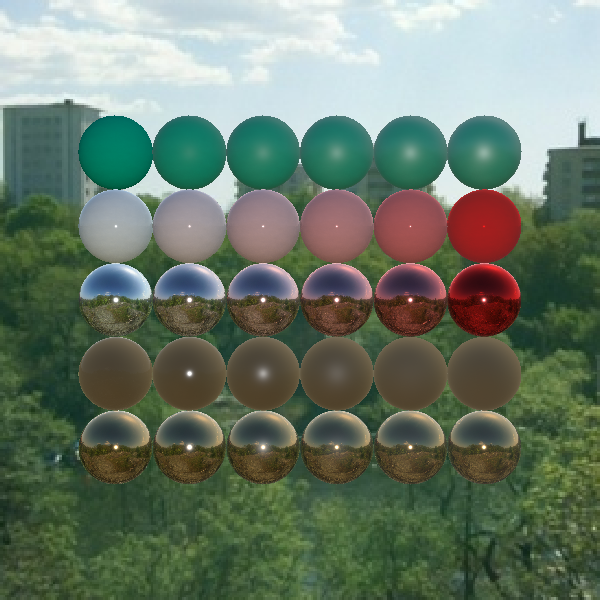

This chart was generated by the following Python code:
#!/usr/bin/env python

# Demonstrate PBR clear coat materials with varying coat roughness and strength using a skybox.

import vtkmodules.vtkInteractionStyle  # noqa: F401
import vtkmodules.vtkRenderingOpenGL2  # noqa: F401

import os

from vtkmodules.vtkFiltersSources import vtkSphereSource
from vtkmodules.vtkIOImage import vtkJPEGReader
from vtkmodules.vtkImagingCore import vtkImageFlip
from vtkmodules.vtkRenderingCore import (
    vtkActor,
    vtkPolyDataMapper,
    vtkRenderWindow,
    vtkRenderWindowInteractor,
    vtkRenderer,
    vtkSkybox,
    vtkTexture,
)

data_dir = os.environ.get("VPE_DATA_DIR", os.path.dirname(os.path.abspath(__file__)))

# Cubemap environment texture
cubemap = vtkTexture()
cubemap.CubeMapOn()

jpg_px = vtkJPEGReader()
jpg_px.SetFileName(os.path.join(data_dir, "skybox", "posx.jpg"))
flip_px = vtkImageFlip()
flip_px.SetInputConnection(jpg_px.GetOutputPort())
flip_px.SetFilteredAxis(1)
cubemap.SetInputConnection(0, flip_px.GetOutputPort())

jpg_nx = vtkJPEGReader()
jpg_nx.SetFileName(os.path.join(data_dir, "skybox", "negx.jpg"))
flip_nx = vtkImageFlip()
flip_nx.SetInputConnection(jpg_nx.GetOutputPort())
flip_nx.SetFilteredAxis(1)
cubemap.SetInputConnection(1, flip_nx.GetOutputPort())

jpg_py = vtkJPEGReader()
jpg_py.SetFileName(os.path.join(data_dir, "skybox", "posy.jpg"))
flip_py = vtkImageFlip()
flip_py.SetInputConnection(jpg_py.GetOutputPort())
flip_py.SetFilteredAxis(1)
cubemap.SetInputConnection(2, flip_py.GetOutputPort())

jpg_ny = vtkJPEGReader()
jpg_ny.SetFileName(os.path.join(data_dir, "skybox", "negy.jpg"))
flip_ny = vtkImageFlip()
flip_ny.SetInputConnection(jpg_ny.GetOutputPort())
flip_ny.SetFilteredAxis(1)
cubemap.SetInputConnection(3, flip_ny.GetOutputPort())

jpg_pz = vtkJPEGReader()
jpg_pz.SetFileName(os.path.join(data_dir, "skybox", "posz.jpg"))
flip_pz = vtkImageFlip()
flip_pz.SetInputConnection(jpg_pz.GetOutputPort())
flip_pz.SetFilteredAxis(1)
cubemap.SetInputConnection(4, flip_pz.GetOutputPort())

jpg_nz = vtkJPEGReader()
jpg_nz.SetFileName(os.path.join(data_dir, "skybox", "negz.jpg"))
flip_nz = vtkImageFlip()
flip_nz.SetInputConnection(jpg_nz.GetOutputPort())
flip_nz.SetFilteredAxis(1)
cubemap.SetInputConnection(5, flip_nz.GetOutputPort())

# Sphere source
sphere = vtkSphereSource()
sphere.SetThetaResolution(75)
sphere.SetPhiResolution(75)

mapper = vtkPolyDataMapper()
mapper.SetInputConnection(sphere.GetOutputPort())

# Row 0: copper metallic, coat strength=1, varying coat roughness, roughness=0.1
actor_r0_0 = vtkActor()
actor_r0_0.SetPosition(0, 0.0, 0.0)
actor_r0_0.SetMapper(mapper)
actor_r0_0.GetProperty().SetInterpolationToPBR()
actor_r0_0.GetProperty().SetColor(0.72, 0.45, 0.2)
actor_r0_0.GetProperty().SetMetallic(1.0)
actor_r0_0.GetProperty().SetRoughness(0.1)
actor_r0_0.GetProperty().SetCoatStrength(1.0)
actor_r0_0.GetProperty().SetCoatRoughness(0.0)

actor_r0_1 = vtkActor()
actor_r0_1.SetPosition(1, 0.0, 0.0)
actor_r0_1.SetMapper(mapper)
actor_r0_1.GetProperty().SetInterpolationToPBR()
actor_r0_1.GetProperty().SetColor(0.72, 0.45, 0.2)
actor_r0_1.GetProperty().SetMetallic(1.0)
actor_r0_1.GetProperty().SetRoughness(0.1)
actor_r0_1.GetProperty().SetCoatStrength(1.0)
actor_r0_1.GetProperty().SetCoatRoughness(0.2)

actor_r0_2 = vtkActor()
actor_r0_2.SetPosition(2, 0.0, 0.0)
actor_r0_2.SetMapper(mapper)
actor_r0_2.GetProperty().SetInterpolationToPBR()
actor_r0_2.GetProperty().SetColor(0.72, 0.45, 0.2)
actor_r0_2.GetProperty().SetMetallic(1.0)
actor_r0_2.GetProperty().SetRoughness(0.1)
actor_r0_2.GetProperty().SetCoatStrength(1.0)
actor_r0_2.GetProperty().SetCoatRoughness(0.4)

actor_r0_3 = vtkActor()
actor_r0_3.SetPosition(3, 0.0, 0.0)
actor_r0_3.SetMapper(mapper)
actor_r0_3.GetProperty().SetInterpolationToPBR()
actor_r0_3.GetProperty().SetColor(0.72, 0.45, 0.2)
actor_r0_3.GetProperty().SetMetallic(1.0)
actor_r0_3.GetProperty().SetRoughness(0.1)
actor_r0_3.GetProperty().SetCoatStrength(1.0)
actor_r0_3.GetProperty().SetCoatRoughness(0.6)

actor_r0_4 = vtkActor()
actor_r0_4.SetPosition(4, 0.0, 0.0)
actor_r0_4.SetMapper(mapper)
actor_r0_4.GetProperty().SetInterpolationToPBR()
actor_r0_4.GetProperty().SetColor(0.72, 0.45, 0.2)
actor_r0_4.GetProperty().SetMetallic(1.0)
actor_r0_4.GetProperty().SetRoughness(0.1)
actor_r0_4.GetProperty().SetCoatStrength(1.0)
actor_r0_4.GetProperty().SetCoatRoughness(0.8)

actor_r0_5 = vtkActor()
actor_r0_5.SetPosition(5, 0.0, 0.0)
actor_r0_5.SetMapper(mapper)
actor_r0_5.GetProperty().SetInterpolationToPBR()
actor_r0_5.GetProperty().SetColor(0.72, 0.45, 0.2)
actor_r0_5.GetProperty().SetMetallic(1.0)
actor_r0_5.GetProperty().SetRoughness(0.1)
actor_r0_5.GetProperty().SetCoatStrength(1.0)
actor_r0_5.GetProperty().SetCoatRoughness(1.0)

# Row 1: copper metallic, coat strength=1, varying coat roughness, roughness=1.0
actor_r1_0 = vtkActor()
actor_r1_0.SetPosition(0, 1.0, 0.0)
actor_r1_0.SetMapper(mapper)
actor_r1_0.GetProperty().SetInterpolationToPBR()
actor_r1_0.GetProperty().SetColor(0.72, 0.45, 0.2)
actor_r1_0.GetProperty().SetMetallic(1.0)
actor_r1_0.GetProperty().SetRoughness(1.0)
actor_r1_0.GetProperty().SetCoatStrength(1.0)
actor_r1_0.GetProperty().SetCoatRoughness(0.0)

actor_r1_1 = vtkActor()
actor_r1_1.SetPosition(1, 1.0, 0.0)
actor_r1_1.SetMapper(mapper)
actor_r1_1.GetProperty().SetInterpolationToPBR()
actor_r1_1.GetProperty().SetColor(0.72, 0.45, 0.2)
actor_r1_1.GetProperty().SetMetallic(1.0)
actor_r1_1.GetProperty().SetRoughness(1.0)
actor_r1_1.GetProperty().SetCoatStrength(1.0)
actor_r1_1.GetProperty().SetCoatRoughness(0.2)

actor_r1_2 = vtkActor()
actor_r1_2.SetPosition(2, 1.0, 0.0)
actor_r1_2.SetMapper(mapper)
actor_r1_2.GetProperty().SetInterpolationToPBR()
actor_r1_2.GetProperty().SetColor(0.72, 0.45, 0.2)
actor_r1_2.GetProperty().SetMetallic(1.0)
actor_r1_2.GetProperty().SetRoughness(1.0)
actor_r1_2.GetProperty().SetCoatStrength(1.0)
actor_r1_2.GetProperty().SetCoatRoughness(0.4)

actor_r1_3 = vtkActor()
actor_r1_3.SetPosition(3, 1.0, 0.0)
actor_r1_3.SetMapper(mapper)
actor_r1_3.GetProperty().SetInterpolationToPBR()
actor_r1_3.GetProperty().SetColor(0.72, 0.45, 0.2)
actor_r1_3.GetProperty().SetMetallic(1.0)
actor_r1_3.GetProperty().SetRoughness(1.0)
actor_r1_3.GetProperty().SetCoatStrength(1.0)
actor_r1_3.GetProperty().SetCoatRoughness(0.6)

actor_r1_4 = vtkActor()
actor_r1_4.SetPosition(4, 1.0, 0.0)
actor_r1_4.SetMapper(mapper)
actor_r1_4.GetProperty().SetInterpolationToPBR()
actor_r1_4.GetProperty().SetColor(0.72, 0.45, 0.2)
actor_r1_4.GetProperty().SetMetallic(1.0)
actor_r1_4.GetProperty().SetRoughness(1.0)
actor_r1_4.GetProperty().SetCoatStrength(1.0)
actor_r1_4.GetProperty().SetCoatRoughness(0.8)

actor_r1_5 = vtkActor()
actor_r1_5.SetPosition(5, 1.0, 0.0)
actor_r1_5.SetMapper(mapper)
actor_r1_5.GetProperty().SetInterpolationToPBR()
actor_r1_5.GetProperty().SetColor(0.72, 0.45, 0.2)
actor_r1_5.GetProperty().SetMetallic(1.0)
actor_r1_5.GetProperty().SetRoughness(1.0)
actor_r1_5.GetProperty().SetCoatStrength(1.0)
actor_r1_5.GetProperty().SetCoatRoughness(1.0)

# Row 2: metallic, red coat color, varying coat strength
actor_r2_0 = vtkActor()
actor_r2_0.SetPosition(0, 2.0, 0.0)
actor_r2_0.SetMapper(mapper)
actor_r2_0.GetProperty().SetInterpolationToPBR()
actor_r2_0.GetProperty().SetMetallic(1.0)
actor_r2_0.GetProperty().SetRoughness(0.1)
actor_r2_0.GetProperty().SetCoatColor(1.0, 0.0, 0.0)
actor_r2_0.GetProperty().SetCoatRoughness(0.1)
actor_r2_0.GetProperty().SetCoatStrength(0.0)

actor_r2_1 = vtkActor()
actor_r2_1.SetPosition(1, 2.0, 0.0)
actor_r2_1.SetMapper(mapper)
actor_r2_1.GetProperty().SetInterpolationToPBR()
actor_r2_1.GetProperty().SetMetallic(1.0)
actor_r2_1.GetProperty().SetRoughness(0.1)
actor_r2_1.GetProperty().SetCoatColor(1.0, 0.0, 0.0)
actor_r2_1.GetProperty().SetCoatRoughness(0.1)
actor_r2_1.GetProperty().SetCoatStrength(0.2)

actor_r2_2 = vtkActor()
actor_r2_2.SetPosition(2, 2.0, 0.0)
actor_r2_2.SetMapper(mapper)
actor_r2_2.GetProperty().SetInterpolationToPBR()
actor_r2_2.GetProperty().SetMetallic(1.0)
actor_r2_2.GetProperty().SetRoughness(0.1)
actor_r2_2.GetProperty().SetCoatColor(1.0, 0.0, 0.0)
actor_r2_2.GetProperty().SetCoatRoughness(0.1)
actor_r2_2.GetProperty().SetCoatStrength(0.4)

actor_r2_3 = vtkActor()
actor_r2_3.SetPosition(3, 2.0, 0.0)
actor_r2_3.SetMapper(mapper)
actor_r2_3.GetProperty().SetInterpolationToPBR()
actor_r2_3.GetProperty().SetMetallic(1.0)
actor_r2_3.GetProperty().SetRoughness(0.1)
actor_r2_3.GetProperty().SetCoatColor(1.0, 0.0, 0.0)
actor_r2_3.GetProperty().SetCoatRoughness(0.1)
actor_r2_3.GetProperty().SetCoatStrength(0.6)

actor_r2_4 = vtkActor()
actor_r2_4.SetPosition(4, 2.0, 0.0)
actor_r2_4.SetMapper(mapper)
actor_r2_4.GetProperty().SetInterpolationToPBR()
actor_r2_4.GetProperty().SetMetallic(1.0)
actor_r2_4.GetProperty().SetRoughness(0.1)
actor_r2_4.GetProperty().SetCoatColor(1.0, 0.0, 0.0)
actor_r2_4.GetProperty().SetCoatRoughness(0.1)
actor_r2_4.GetProperty().SetCoatStrength(0.8)

actor_r2_5 = vtkActor()
actor_r2_5.SetPosition(5, 2.0, 0.0)
actor_r2_5.SetMapper(mapper)
actor_r2_5.GetProperty().SetInterpolationToPBR()
actor_r2_5.GetProperty().SetMetallic(1.0)
actor_r2_5.GetProperty().SetRoughness(0.1)
actor_r2_5.GetProperty().SetCoatColor(1.0, 0.0, 0.0)
actor_r2_5.GetProperty().SetCoatRoughness(0.1)
actor_r2_5.GetProperty().SetCoatStrength(1.0)

# Row 3: red coat color, coat roughness=1.0, varying coat strength
actor_r3_0 = vtkActor()
actor_r3_0.SetPosition(0, 3.0, 0.0)
actor_r3_0.SetMapper(mapper)
actor_r3_0.GetProperty().SetInterpolationToPBR()
actor_r3_0.GetProperty().SetRoughness(0.1)
actor_r3_0.GetProperty().SetCoatColor(1.0, 0.0, 0.0)
actor_r3_0.GetProperty().SetCoatRoughness(1.0)
actor_r3_0.GetProperty().SetCoatStrength(0.0)

actor_r3_1 = vtkActor()
actor_r3_1.SetPosition(1, 3.0, 0.0)
actor_r3_1.SetMapper(mapper)
actor_r3_1.GetProperty().SetInterpolationToPBR()
actor_r3_1.GetProperty().SetRoughness(0.1)
actor_r3_1.GetProperty().SetCoatColor(1.0, 0.0, 0.0)
actor_r3_1.GetProperty().SetCoatRoughness(1.0)
actor_r3_1.GetProperty().SetCoatStrength(0.2)

actor_r3_2 = vtkActor()
actor_r3_2.SetPosition(2, 3.0, 0.0)
actor_r3_2.SetMapper(mapper)
actor_r3_2.GetProperty().SetInterpolationToPBR()
actor_r3_2.GetProperty().SetRoughness(0.1)
actor_r3_2.GetProperty().SetCoatColor(1.0, 0.0, 0.0)
actor_r3_2.GetProperty().SetCoatRoughness(1.0)
actor_r3_2.GetProperty().SetCoatStrength(0.4)

actor_r3_3 = vtkActor()
actor_r3_3.SetPosition(3, 3.0, 0.0)
actor_r3_3.SetMapper(mapper)
actor_r3_3.GetProperty().SetInterpolationToPBR()
actor_r3_3.GetProperty().SetRoughness(0.1)
actor_r3_3.GetProperty().SetCoatColor(1.0, 0.0, 0.0)
actor_r3_3.GetProperty().SetCoatRoughness(1.0)
actor_r3_3.GetProperty().SetCoatStrength(0.6)

actor_r3_4 = vtkActor()
actor_r3_4.SetPosition(4, 3.0, 0.0)
actor_r3_4.SetMapper(mapper)
actor_r3_4.GetProperty().SetInterpolationToPBR()
actor_r3_4.GetProperty().SetRoughness(0.1)
actor_r3_4.GetProperty().SetCoatColor(1.0, 0.0, 0.0)
actor_r3_4.GetProperty().SetCoatRoughness(1.0)
actor_r3_4.GetProperty().SetCoatStrength(0.8)

actor_r3_5 = vtkActor()
actor_r3_5.SetPosition(5, 3.0, 0.0)
actor_r3_5.SetMapper(mapper)
actor_r3_5.GetProperty().SetInterpolationToPBR()
actor_r3_5.GetProperty().SetRoughness(0.1)
actor_r3_5.GetProperty().SetCoatColor(1.0, 0.0, 0.0)
actor_r3_5.GetProperty().SetCoatRoughness(1.0)
actor_r3_5.GetProperty().SetCoatStrength(1.0)

# Row 4: green dielectric, varying base IOR
actor_r4_0 = vtkActor()
actor_r4_0.SetPosition(0, 4.0, 0.0)
actor_r4_0.SetMapper(mapper)
actor_r4_0.GetProperty().SetInterpolationToPBR()
actor_r4_0.GetProperty().SetColor(0.0, 0.5, 0.30)
actor_r4_0.GetProperty().SetBaseIOR(1.0)

actor_r4_1 = vtkActor()
actor_r4_1.SetPosition(1, 4.0, 0.0)
actor_r4_1.SetMapper(mapper)
actor_r4_1.GetProperty().SetInterpolationToPBR()
actor_r4_1.GetProperty().SetColor(0.0, 0.5, 0.30)
actor_r4_1.GetProperty().SetBaseIOR(1.3333333333333333)

actor_r4_2 = vtkActor()
actor_r4_2.SetPosition(2, 4.0, 0.0)
actor_r4_2.SetMapper(mapper)
actor_r4_2.GetProperty().SetInterpolationToPBR()
actor_r4_2.GetProperty().SetColor(0.0, 0.5, 0.30)
actor_r4_2.GetProperty().SetBaseIOR(1.6666666666666667)

actor_r4_3 = vtkActor()
actor_r4_3.SetPosition(3, 4.0, 0.0)
actor_r4_3.SetMapper(mapper)
actor_r4_3.GetProperty().SetInterpolationToPBR()
actor_r4_3.GetProperty().SetColor(0.0, 0.5, 0.30)
actor_r4_3.GetProperty().SetBaseIOR(2.0)

actor_r4_4 = vtkActor()
actor_r4_4.SetPosition(4, 4.0, 0.0)
actor_r4_4.SetMapper(mapper)
actor_r4_4.GetProperty().SetInterpolationToPBR()
actor_r4_4.GetProperty().SetColor(0.0, 0.5, 0.30)
actor_r4_4.GetProperty().SetBaseIOR(2.3333333333333335)

actor_r4_5 = vtkActor()
actor_r4_5.SetPosition(5, 4.0, 0.0)
actor_r4_5.SetMapper(mapper)
actor_r4_5.GetProperty().SetInterpolationToPBR()
actor_r4_5.GetProperty().SetColor(0.0, 0.5, 0.30)
actor_r4_5.GetProperty().SetBaseIOR(2.6666666666666665)

# Skybox
skybox = vtkSkybox()
skybox.SetTexture(cubemap)

# Renderer with IBL
renderer = vtkRenderer()
renderer.GetEnvMapIrradiance().SetIrradianceStep(0.3)
renderer.UseSphericalHarmonicsOff()
renderer.SetEnvironmentTexture(cubemap, True)
renderer.UseImageBasedLightingOn()
renderer.AddActor(actor_r0_0)
renderer.AddActor(actor_r0_1)
renderer.AddActor(actor_r0_2)
renderer.AddActor(actor_r0_3)
renderer.AddActor(actor_r0_4)
renderer.AddActor(actor_r0_5)
renderer.AddActor(actor_r1_0)
renderer.AddActor(actor_r1_1)
renderer.AddActor(actor_r1_2)
renderer.AddActor(actor_r1_3)
renderer.AddActor(actor_r1_4)
renderer.AddActor(actor_r1_5)
renderer.AddActor(actor_r2_0)
renderer.AddActor(actor_r2_1)
renderer.AddActor(actor_r2_2)
renderer.AddActor(actor_r2_3)
renderer.AddActor(actor_r2_4)
renderer.AddActor(actor_r2_5)
renderer.AddActor(actor_r3_0)
renderer.AddActor(actor_r3_1)
renderer.AddActor(actor_r3_2)
renderer.AddActor(actor_r3_3)
renderer.AddActor(actor_r3_4)
renderer.AddActor(actor_r3_5)
renderer.AddActor(actor_r4_0)
renderer.AddActor(actor_r4_1)
renderer.AddActor(actor_r4_2)
renderer.AddActor(actor_r4_3)
renderer.AddActor(actor_r4_4)
renderer.AddActor(actor_r4_5)
renderer.AddActor(skybox)

render_window = vtkRenderWindow()
render_window.SetSize(600, 600)
render_window.AddRenderer(renderer)
render_window.SetWindowName("pbr materials coat opengl")

interactor = vtkRenderWindowInteractor()
interactor.SetRenderWindow(render_window)

interactor.Initialize()
interactor.Start()
